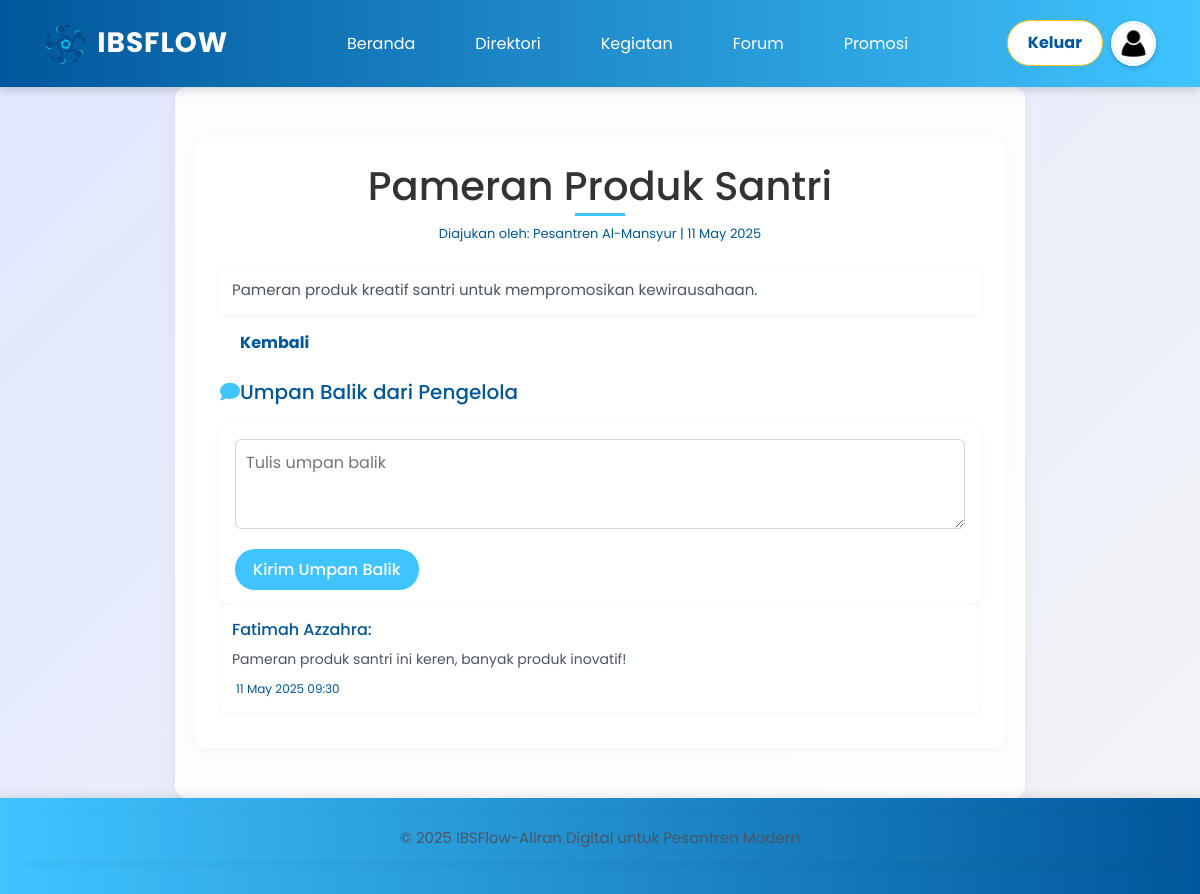
The app's page /detailpromosi.php?id=10 (signed in) with its own data.
### tables this page shows
CREATE TABLE `kolaborasi` (
  `id` int(11) NOT NULL,
  `pengguna_id` int(11) NOT NULL,
  `pesantren_id` int(11) NOT NULL,
  `judul` varchar(255) NOT NULL,
  `deskripsi` text NOT NULL,
  `deskripsi_id` text DEFAULT NULL,
  `deskripsi_en` text DEFAULT NULL,
  `deskripsi_ms` text DEFAULT NULL,
  `status` enum('pending','approved','rejected') DEFAULT 'pending',
  `created_at` timestamp NOT NULL DEFAULT current_timestamp(),
  `tipe` enum('kolaborasi','promosi') DEFAULT 'kolaborasi'
);

CREATE TABLE `pesantren` (
  `id` int(11) NOT NULL,
  `nama` varchar(255) NOT NULL,
  `kategori` enum('Tahfidz','Riset','Salafi','Modern') NOT NULL,
  `lokasi` varchar(255) NOT NULL,
  `lokasi_map` text DEFAULT NULL,
  `latitude` decimal(10,8) DEFAULT NULL,
  `longitude` decimal(11,8) DEFAULT NULL,
  `gambar` varchar(255) DEFAULT NULL,
  `jumlah_santri` int(11) DEFAULT NULL,
  `tahun_berdiri` int(11) DEFAULT NULL,
  `akreditasi` varchar(50) DEFAULT NULL,
  `telepon` varchar(20) DEFAULT NULL,
  `email` varchar(255) DEFAULT NULL,
  `website` varchar(255) DEFAULT NULL,
  `status` enum('pending','verified','rejected') DEFAULT 'pending',
  `catatan_admin` text DEFAULT NULL,
  `whatsapp` varchar(20) DEFAULT NULL,
  `deskripsi` text DEFAULT NULL,
  `deskripsi_id` text DEFAULT NULL,
  `deskripsi_en` text DEFAULT NULL,
  `deskripsi_ms` text DEFAULT NULL,
  `fasilitas` text DEFAULT NULL,
  `created_at` timestamp NOT NULL DEFAULT current_timestamp(),
  `deskripsi_ar` text DEFAULT NULL,
  `deskripsi_ja` text DEFAULT NULL,
  `deskripsi_nl` text DEFAULT NULL,
  `deskripsi_de` text DEFAULT NULL,
  `deskripsi_fr` text DEFAULT NULL,
  `deskripsi_es` text DEFAULT NULL,
  `deskripsi_it` text DEFAULT NULL
);

CREATE TABLE `kolaborasi_feedback` (
  `id` int(11) NOT NULL,
  `kolaborasi_id` int(11) NOT NULL,
  `pengguna_id` int(11) NOT NULL,
  `feedback` text NOT NULL,
  `created_at` timestamp NOT NULL DEFAULT current_timestamp()
);

CREATE TABLE `pengguna` (
  `id` int(11) NOT NULL,
  `nama` varchar(255) NOT NULL,
  `email` varchar(255) NOT NULL,
  `password` varchar(255) NOT NULL,
  `security_question` varchar(255) NOT NULL,
  `security_answer` varchar(255) DEFAULT NULL,
  `role` enum('santri','pengelola','admin') NOT NULL,
  `pesantren_id` int(11) DEFAULT NULL,
  `created_at` timestamp NOT NULL DEFAULT current_timestamp(),
  `foto_profil` varchar(255) DEFAULT NULL,
  `profile_picture` varchar(255) DEFAULT NULL,
  `status` varchar(20) DEFAULT 'pending',
  `verification_doc` varchar(255) DEFAULT NULL
);

### detailpromosi.php (the view, shortened to what this page needs)
<?php
require_once 'config/config.php';
require_once 'psnetbot.php';
$id = isset($_GET['id']) ? $_GET['id'] : null;
$detail = null;
$feedbacks = [];
if ($id) {
    try {
        $stmt = $conn->prepare("SELECT k.*, p.nama as pesantren_nama FROM kolaborasi k JOIN pesantren p ON k.pesantren_id = p.id WHERE k.id = ?");
        $stmt->execute([$id]);
        $detail = $stmt->fetch(PDO::FETCH_ASSOC);
        $stmt = $conn->prepare("SELECT kf.*, p.nama FROM kolaborasi_feedback kf JOIN pengguna p ON kf.pengguna_id = p.id WHERE kf.kolaborasi_id = ? ORDER BY kf.created_at DESC");
        $stmt->execute([$id]);
        $feedbacks = $stmt->fetchAll(PDO::FETCH_ASSOC);
    } catch (PDOException $e) {
        die($lang['fetch_data_failed'] . ": " . $e->getMessage());
    }
}
?>
<!DOCTYPE html>
<html lang="id">
<head>
    <link rel="stylesheet" href="https://cdnjs.cloudflare.com/ajax/libs/font-awesome/6.0.0-beta3/css/all.min.css">
</head>
<body>
    <?php include 'header.php'; ?>
    <section class="detail">
        <?php if ($detail): ?>
        <div class="detail-view">
            <h1><?php echo htmlspecialchars($detail['judul']); ?></h1>
            <div class="meta">Diajukan oleh: <?php echo htmlspecialchars($detail['pesantren_nama']); ?> | <?php echo date('d M Y', strtotime($detail['created_at'])); ?></div>
            <p><?php echo htmlspecialchars($detail['deskripsi']); ?></p>
            <a href="promosi.php" class="cta-btn" style="margin-top: 10px;">Kembali</a>
            <div class="feedback-section">
                <h3>Umpan Balik dari Pengelola</h3>
                <?php if ($isLoggedIn && $userRole === 'pengelola'): ?>
                    <form method="POST" action="detailpromosi.php?id=<?php echo $id; ?>">
                        <textarea name="feedback" placeholder="Tulis umpan balik" required></textarea>
                        <button type="submit" class="submit-btn">Kirim Umpan Balik</button>
                    </form>
                <?php endif; ?>
                <div class="feedback-list">
                    <?php foreach ($feedbacks as $feedback): ?>
                        <div class="feedback-item">
                            <span class="author"><?php echo htmlspecialchars($feedback['nama']); ?>:</span>
                            <p><?php echo htmlspecialchars($feedback['feedback']); ?></p>
                            <span class="date"><?php echo date('d M Y H:i', strtotime($feedback['created_at'])); ?></span>
                        </div>
                    <?php endforeach; ?>
                </div>
            </div>
        </div>
        <?php endif; ?>
    </section>
    <?php require_once 'footer.php'; ?>
</body>
</html>

### detailpromosi.php (style rules this page uses)
:root { --primary: #1E3A8A; --secondary: #3B82F6; --accent: #F9FAFB; }
* { margin: 0; padding: 0; box-sizing: border-box; font-family: 'Poppins', sans-serif; }
body { background: linear-gradient(135deg, #E0E7FF 0%, #F3F4F6 100%); color: #1F2937; line-height: 1.6; position: relative; overflow-x: hidden; }
body::before { content: ''; position: absolute; top: 0; left: 0; width: 100%; height: 100%; background: url('https://www.transparenttextures.com/patterns/light-paper-fibers.png'); opacity: 0.05; z-index: -1; }
.cta-btn { background: var(--secondary); padding: 8px 18px; border-radius: 20px; color: var(--accent); font-weight: 500; text-decoration: none; transition: all 0.3s ease; }
.detail { padding: 50px 20px; max-width: 850px; margin: 0 auto; background: rgba(255, 255, 255, 0.9); border-radius: 12px; box-shadow: 0 4px 15px rgba(0, 0, 0, 0.05); }
.detail-view { padding: 25px; border-radius: 10px; background: var(--accent); box-shadow: 0 2px 10px rgba(0, 0, 0, 0.05); animation: slideIn 0.7s ease-out; }
h1 { font-size: 32px; color: var(--primary); margin-bottom: 15px; text-align: center; font-weight: 600; position: relative; animation: fadeIn 0.7s ease-out; }
h1::after { content: ''; width: 50px; height: 3px; background: var(--secondary); position: absolute; bottom: -6px; left: 50%; transform: translateX(-50%); }
.meta { font-size: 13px; color: var(--primary); margin-bottom: 15px; padding: 6px; background: rgba(var(--primary), 0.05); border-radius: 6px; text-align: center; }
p { font-size: 15px; color: #4B5563; margin-bottom: 15px; padding: 12px; background: rgba(var(--secondary), 0.05); border-left: 3px solid rgba(var(--secondary), 0.3); border-radius: 6px; box-shadow: 0 2px 8px rgba(0, 0, 0, 0.05); animation: popIn 0.7s ease-out; }
form { margin-top: 20px; padding: 15px; border-radius: 10px; background: var(--accent); box-shadow: 0 2px 10px rgba(0, 0, 0, 0.05); animation: slideIn 0.7s ease-out; }
form input, form textarea { width: 100%; padding: 10px; margin-bottom: 12px; border: 1px solid #D1D5DB; border-radius: 6px; background: #FFFFFF; transition: border-color 0.3s ease, box-shadow 0.3s ease; }
form textarea { height: 90px; resize: vertical; }
.submit-btn { padding: 8px 18px; background: var(--secondary); border: none; border-radius: 20px; cursor: pointer; color: var(--accent); font-weight: 500; transition: all 0.3s ease; }
.feedback-section { margin-top: 25px; }
.feedback-section h3 { font-size: 20px; color: var(--primary); margin-bottom: 15px; font-weight: 500; padding-left: 20px; position: relative; }
.feedback-section h3::before { content: '\f075'; font-family: 'Font Awesome 5 Free'; font-weight: 900; color: var(--secondary); position: absolute; left: 0; top: 50%; transform: translateY(-50%); }
.feedback-item { background: var(--accent); padding: 12px; border-radius: 8px; margin-bottom: 10px; box-shadow: 0 1px 6px rgba(0, 0, 0, 0.05); animation: fadeIn 0.7s ease-out; transition: transform 0.3s ease; }
.feedback-item .author { font-weight: 500; color: var(--primary); display: block; margin-bottom: 5px; }
.feedback-item p { font-size: 14px; color: #4B5563; margin-bottom: 5px; background: none; padding: 0; border-left: none; box-shadow: none; }
.feedback-item .date { font-size: 12px; color: var(--primary); padding: 4px; background: rgba(var(--primary), 0.05); border-radius: 4px; }

### header.php (style rules this page uses)
:root { --primary: #01579B;--secondary: #40C4FF;--accent: #ffffff; }
body { font-family: 'Poppins', sans-serif;background-color: #f5f6f0;color: #333;line-height: 1.6; }
.cta-btn { background-color: var(--accent);padding: 10px 20px;border-radius: 25px;color: var(--primary);font-weight: bold;text-decoration: none;transition: transform 0.3s; }

### records on screen
kolaborasi: judul "Pameran Produk Santri", pesantren.nama "Pesantren Al-Mansyur", created_at "11 May 2025", deskripsi "Pameran produk kreatif santri untuk mempromosikan kewirausahaan."
kolaborasi_feedback: pengguna.nama "Fatimah Azzahra", feedback "Pameran produk santri ini keren, banyak produk inovatif!", created_at "11 May 2025 09:30"
